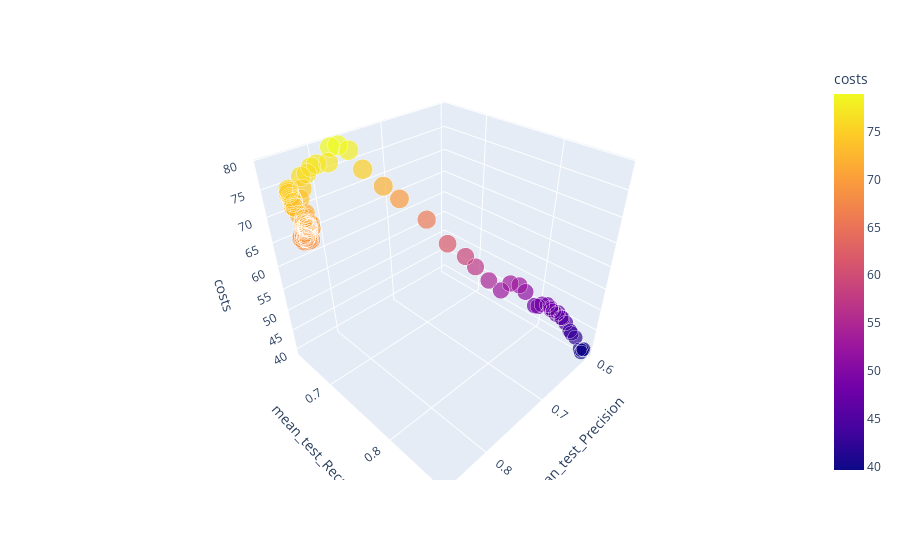

The code cell stored with this chart in its notebook:
### Code cell
#3D Scatter Costs, Recall & Var_smoothing
fig = px.scatter_3d(cost_df, z='costs', y='mean_test_Recall', x='mean_test_Precision', color='costs', size='costs')
fig.show()
